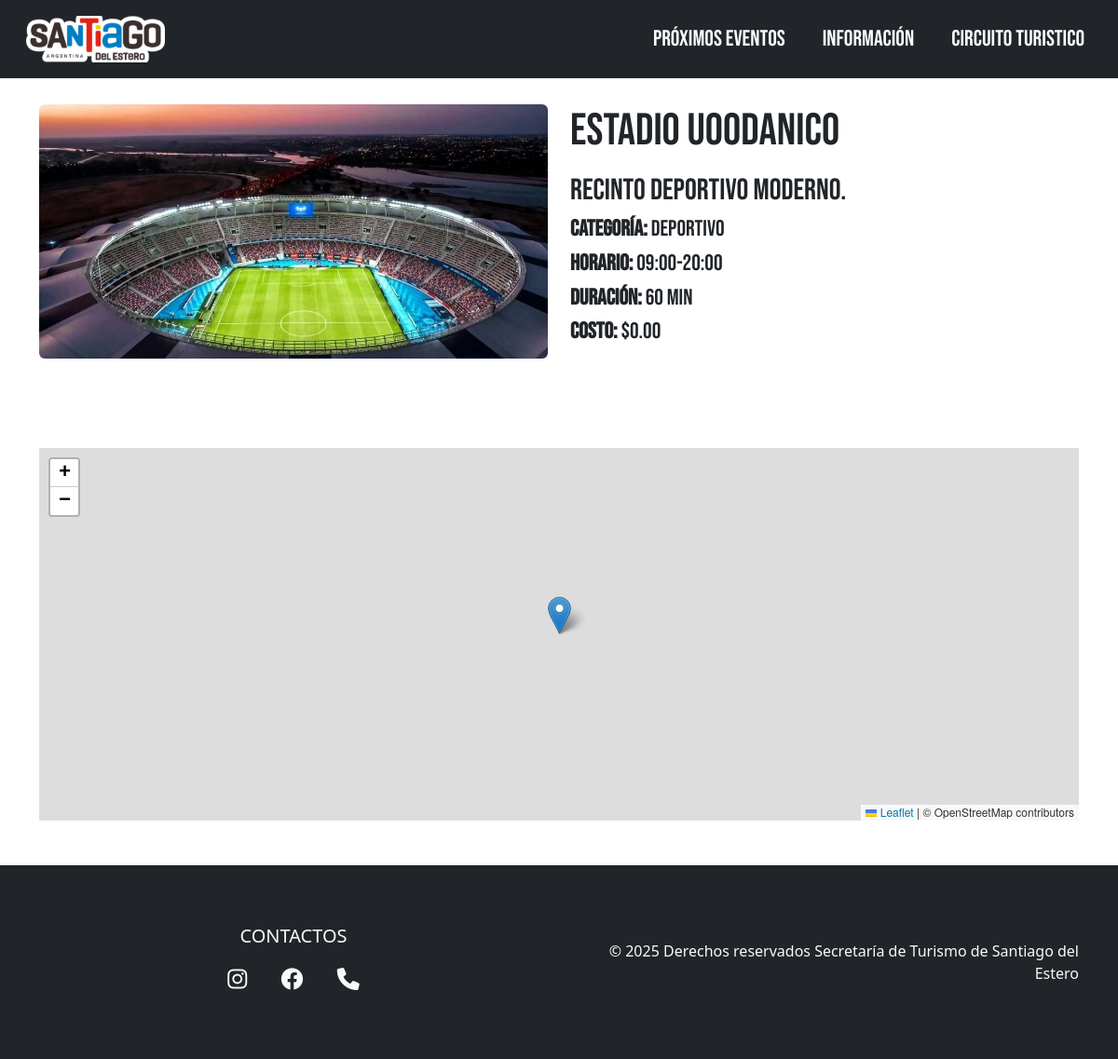
/destino.php?id=1, run on the app's committed database.
### tables this page shows
CREATE TABLE destinos (
    id INT AUTO_INCREMENT PRIMARY KEY,
    nombre VARCHAR(255) NOT NULL,
    descripcion TEXT,
    horario VARCHAR(100),
    costo DECIMAL(10,2),
    duracion INT,
    imagen VARCHAR(255),
    latitud DECIMAL(10,6),
    longitud DECIMAL(10,6),
    categoria VARCHAR(100)
);

### destino.php (the view, shortened to what this page needs)
<?php
require 'db.php';
$id = $_GET['id'] ?? 0;
$stmt = $pdo->prepare('SELECT * FROM destinos WHERE id = ?');
$stmt->execute([$id]);
$dest = $stmt->fetch();
?>
<!DOCTYPE html>
<html lang="es">
<head>
  <link rel="stylesheet" href="https://unpkg.com/leaflet@1.9.4/dist/leaflet.css" />
</head>
<body class="bg-body bebas-neue-regular">
  <header class="pb-3">
  </header>
  <main class="container pt-5 mt-5 mb-5">
    <div class="row mb-5 pb-5">
      <div class="col-md-6">
        <img src="<?= $dest['imagen'] ?>" class="img-fluid rounded" alt="<?= htmlspecialchars($dest['nombre']) ?>">
      </div>
      <div class="col-md-6">
        <h1 class="mb-3" style="font-size:3em;"><?= htmlspecialchars($dest['nombre']) ?></h1>
        <h2><?= htmlspecialchars($dest['descripcion']) ?></h2>
        <h4><strong>Categoría:</strong> <?= htmlspecialchars($dest['categoria']) ?></h4>
        <h4><strong>Horario:</strong> <?= htmlspecialchars($dest['horario']) ?></h4>
        <h4><strong>Duración:</strong> <?= (int)$dest['duracion'] ?> min</h4>
        <h4><strong>Costo:</strong> $<?= number_format($dest['costo'], 2) ?></h4>
      </div>
    </div>
    <div id="map" style="height:400px"></div>
  </main>
</body>
</html>

### css/index-satyle.css (style rules this page uses)
:root { --celeste: #007EC2; --rojo: #950808; --azul: #1B0C82; --blanco: #f8f9fa; --negro: #402b2f; --amarillo: #ffcb05; --gris: #80828581; }
.navbar-nav .nav-item .nav-link { background-color: transparent; color: var(--blanco); text-transform: uppercase; font-family: "Bebas Neue", sans-serif; font-size: 1.5rem; text-wrap: nowrap; transition: all 0.3s linear; }
body { margin: 0; }
.footer { color: var(--blanco); padding: 2rem 0; text-align: center; font-family: Segoe UI, sans-serif; }
.social-links a { color: var(--blanco); font-size: 1.5rem; margin: 0 1rem; transition: all 0.3s ease; }
.bebas-neue-regular { font-family: "Bebas Neue", sans-serif; font-weight: 200; font-style: normal; }

### data on the page
destinos: imagen (picture), nombre "Estadio u00danico", descripcion "Recinto deportivo moderno.", categoria "Deportivo", horario "09:00-20:00", duracion "60", costo "0.00"
